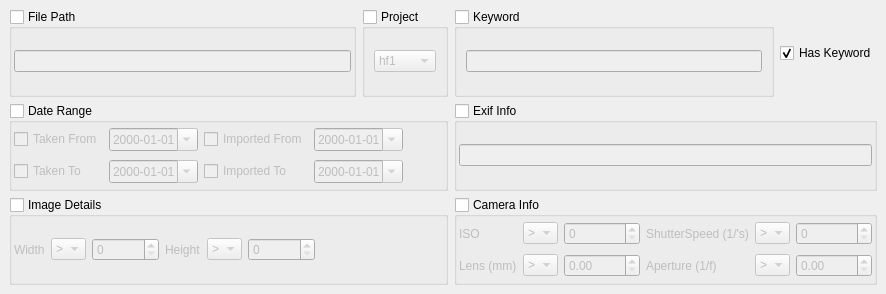
<?xml version="1.0" encoding="UTF-8"?>
<ui version="4.0">
 <class>BachSearchBox</class>
 <widget class="QWidget" name="BachSearchBox">
  <property name="geometry">
   <rect>
    <x>0</x>
    <y>0</y>
    <width>886</width>
    <height>294</height>
   </rect>
  </property>
  <property name="windowTitle">
   <string>Form</string>
  </property>
  <layout class="QGridLayout" name="gridLayout">
   <property name="margin">
    <number>0</number>
   </property>
   <item row="0" column="0">
    <widget class="QFrame" name="frame">
     <property name="frameShape">
      <enum>QFrame::NoFrame</enum>
     </property>
     <property name="frameShadow">
      <enum>QFrame::Raised</enum>
     </property>
     <property name="midLineWidth">
      <number>0</number>
     </property>
     <layout class="QGridLayout" name="gridLayout_8">
      <item row="2" column="0">
       <widget class="QGroupBox" name="DateRangeBox">
        <property name="title">
         <string>Date Range</string>
        </property>
        <property name="flat">
         <bool>false</bool>
        </property>
        <property name="checkable">
         <bool>true</bool>
        </property>
        <property name="checked">
         <bool>false</bool>
        </property>
        <layout class="QGridLayout" name="gridLayout_2">
         <property name="margin">
          <number>2</number>
         </property>
         <item row="0" column="0">
          <widget class="QCheckBox" name="DR_Taken_From_CB">
           <property name="text">
            <string>Taken From</string>
           </property>
          </widget>
         </item>
         <item row="0" column="1">
          <widget class="QDateTimeEdit" name="DR_Taken_From_Value">
           <property name="enabled">
            <bool>false</bool>
           </property>
           <property name="displayFormat">
            <string>yyyy-MM-dd</string>
           </property>
           <property name="calendarPopup">
            <bool>true</bool>
           </property>
          </widget>
         </item>
         <item row="0" column="2">
          <widget class="QCheckBox" name="DR_Imported_From_CB">
           <property name="text">
            <string>Imported From</string>
           </property>
          </widget>
         </item>
         <item row="0" column="3">
          <widget class="QDateTimeEdit" name="DR_Imported_From_Value">
           <property name="enabled">
            <bool>false</bool>
           </property>
           <property name="displayFormat">
            <string>yyyy-MM-dd</string>
           </property>
           <property name="calendarPopup">
            <bool>true</bool>
           </property>
          </widget>
         </item>
         <item row="0" column="4">
          <spacer name="horizontalSpacer_2">
           <property name="orientation">
            <enum>Qt::Horizontal</enum>
           </property>
           <property name="sizeHint" stdset="0">
            <size>
             <width>40</width>
             <height>20</height>
            </size>
           </property>
          </spacer>
         </item>
         <item row="1" column="0">
          <widget class="QCheckBox" name="DR_Taken_To_CB">
           <property name="text">
            <string>Taken To</string>
           </property>
          </widget>
         </item>
         <item row="1" column="1">
          <widget class="QDateTimeEdit" name="DR_Taken_To_Value">
           <property name="enabled">
            <bool>false</bool>
           </property>
           <property name="displayFormat">
            <string>yyyy-MM-dd</string>
           </property>
           <property name="calendarPopup">
            <bool>true</bool>
           </property>
          </widget>
         </item>
         <item row="1" column="2">
          <widget class="QCheckBox" name="DR_Imported_To_CB">
           <property name="text">
            <string>Imported To</string>
           </property>
          </widget>
         </item>
         <item row="1" column="3">
          <widget class="QDateTimeEdit" name="DR_Imported_To_Value">
           <property name="enabled">
            <bool>false</bool>
           </property>
           <property name="displayFormat">
            <string>yyyy-MM-dd</string>
           </property>
           <property name="calendarPopup">
            <bool>true</bool>
           </property>
          </widget>
         </item>
        </layout>
       </widget>
      </item>
      <item row="2" column="1">
       <widget class="QGroupBox" name="ExifBox">
        <property name="title">
         <string>Exif Info</string>
        </property>
        <property name="checkable">
         <bool>true</bool>
        </property>
        <property name="checked">
         <bool>false</bool>
        </property>
        <layout class="QGridLayout" name="gridLayout_4">
         <property name="margin">
          <number>2</number>
         </property>
         <item row="0" column="0">
          <widget class="QLineEdit" name="EI_Value"/>
         </item>
        </layout>
       </widget>
      </item>
      <item row="3" column="0">
       <widget class="QGroupBox" name="ImageDetailsBox">
        <property name="title">
         <string>Image Details</string>
        </property>
        <property name="checkable">
         <bool>true</bool>
        </property>
        <property name="checked">
         <bool>false</bool>
        </property>
        <layout class="QGridLayout" name="gridLayout_6">
         <property name="margin">
          <number>2</number>
         </property>
         <item row="0" column="1">
          <widget class="QComboBox" name="ID_Width_OP">
           <property name="minimumSize">
            <size>
             <width>0</width>
             <height>0</height>
            </size>
           </property>
           <property name="maximumSize">
            <size>
             <width>35</width>
             <height>16777215</height>
            </size>
           </property>
           <item>
            <property name="text">
             <string>&gt;</string>
            </property>
           </item>
           <item>
            <property name="text">
             <string>=</string>
            </property>
           </item>
           <item>
            <property name="text">
             <string>&lt;</string>
            </property>
           </item>
          </widget>
         </item>
         <item row="0" column="4">
          <widget class="QLabel" name="label_3">
           <property name="text">
            <string>Height</string>
           </property>
          </widget>
         </item>
         <item row="0" column="5">
          <widget class="QComboBox" name="ID_Height_OP">
           <property name="minimumSize">
            <size>
             <width>0</width>
             <height>0</height>
            </size>
           </property>
           <property name="maximumSize">
            <size>
             <width>35</width>
             <height>16777215</height>
            </size>
           </property>
           <item>
            <property name="text">
             <string>&gt;</string>
            </property>
           </item>
           <item>
            <property name="text">
             <string>=</string>
            </property>
           </item>
           <item>
            <property name="text">
             <string>&lt;</string>
            </property>
           </item>
          </widget>
         </item>
         <item row="0" column="6">
          <widget class="QSpinBox" name="ID_Height_Value">
           <property name="maximum">
            <number>128000</number>
           </property>
          </widget>
         </item>
         <item row="0" column="3">
          <widget class="QSpinBox" name="ID_Width_Value">
           <property name="maximum">
            <number>128000</number>
           </property>
          </widget>
         </item>
         <item row="0" column="0">
          <widget class="QLabel" name="label_2">
           <property name="text">
            <string>Width</string>
           </property>
          </widget>
         </item>
         <item row="0" column="7">
          <spacer name="horizontalSpacer">
           <property name="orientation">
            <enum>Qt::Horizontal</enum>
           </property>
           <property name="sizeHint" stdset="0">
            <size>
             <width>40</width>
             <height>20</height>
            </size>
           </property>
          </spacer>
         </item>
        </layout>
       </widget>
      </item>
      <item row="3" column="1">
       <widget class="QGroupBox" name="CameraInfoBox">
        <property name="title">
         <string>Camera Info</string>
        </property>
        <property name="flat">
         <bool>false</bool>
        </property>
        <property name="checkable">
         <bool>true</bool>
        </property>
        <property name="checked">
         <bool>false</bool>
        </property>
        <layout class="QGridLayout" name="gridLayout_5">
         <property name="margin">
          <number>2</number>
         </property>
         <item row="0" column="0">
          <widget class="QLabel" name="label_8">
           <property name="text">
            <string>ISO</string>
           </property>
          </widget>
         </item>
         <item row="0" column="1">
          <widget class="QComboBox" name="CI_ISO_OP">
           <property name="minimumSize">
            <size>
             <width>0</width>
             <height>0</height>
            </size>
           </property>
           <property name="maximumSize">
            <size>
             <width>35</width>
             <height>16777215</height>
            </size>
           </property>
           <item>
            <property name="text">
             <string>&gt;</string>
            </property>
           </item>
           <item>
            <property name="text">
             <string>=</string>
            </property>
           </item>
           <item>
            <property name="text">
             <string>&lt;</string>
            </property>
           </item>
          </widget>
         </item>
         <item row="0" column="2">
          <widget class="QDoubleSpinBox" name="CI_ISO_Value">
           <property name="sizePolicy">
            <sizepolicy hsizetype="Expanding" vsizetype="Fixed">
             <horstretch>0</horstretch>
             <verstretch>0</verstretch>
            </sizepolicy>
           </property>
           <property name="decimals">
            <number>0</number>
           </property>
           <property name="maximum">
            <double>25600.000000000000000</double>
           </property>
           <property name="singleStep">
            <double>100.000000000000000</double>
           </property>
          </widget>
         </item>
         <item row="0" column="3">
          <widget class="QLabel" name="label_7">
           <property name="text">
            <string>ShutterSpeed (1/'s)</string>
           </property>
          </widget>
         </item>
         <item row="0" column="4">
          <widget class="QComboBox" name="CI_Shutter_OP">
           <property name="minimumSize">
            <size>
             <width>0</width>
             <height>0</height>
            </size>
           </property>
           <property name="maximumSize">
            <size>
             <width>35</width>
             <height>16777215</height>
            </size>
           </property>
           <item>
            <property name="text">
             <string>&gt;</string>
            </property>
           </item>
           <item>
            <property name="text">
             <string>=</string>
            </property>
           </item>
           <item>
            <property name="text">
             <string>&lt;</string>
            </property>
           </item>
          </widget>
         </item>
         <item row="0" column="5">
          <widget class="QDoubleSpinBox" name="CI_Shutter_Value">
           <property name="sizePolicy">
            <sizepolicy hsizetype="Expanding" vsizetype="Fixed">
             <horstretch>0</horstretch>
             <verstretch>0</verstretch>
            </sizepolicy>
           </property>
           <property name="decimals">
            <number>0</number>
           </property>
           <property name="maximum">
            <double>8000.000000000000000</double>
           </property>
           <property name="singleStep">
            <double>100.000000000000000</double>
           </property>
          </widget>
         </item>
         <item row="1" column="0">
          <widget class="QLabel" name="label_9">
           <property name="text">
            <string>Lens (mm)</string>
           </property>
          </widget>
         </item>
         <item row="1" column="1">
          <widget class="QComboBox" name="CI_Lens_OP">
           <property name="minimumSize">
            <size>
             <width>0</width>
             <height>0</height>
            </size>
           </property>
           <property name="maximumSize">
            <size>
             <width>35</width>
             <height>16777215</height>
            </size>
           </property>
           <item>
            <property name="text">
             <string>&gt;</string>
            </property>
           </item>
           <item>
            <property name="text">
             <string>=</string>
            </property>
           </item>
           <item>
            <property name="text">
             <string>&lt;</string>
            </property>
           </item>
          </widget>
         </item>
         <item row="1" column="2">
          <widget class="QDoubleSpinBox" name="CI_Lens_Value">
           <property name="sizePolicy">
            <sizepolicy hsizetype="Expanding" vsizetype="Fixed">
             <horstretch>0</horstretch>
             <verstretch>0</verstretch>
            </sizepolicy>
           </property>
           <property name="maximum">
            <double>6000.000000000000000</double>
           </property>
          </widget>
         </item>
         <item row="1" column="3">
          <widget class="QLabel" name="label_6">
           <property name="text">
            <string>Aperture (1/f)</string>
           </property>
          </widget>
         </item>
         <item row="1" column="4">
          <widget class="QComboBox" name="CI_Aperture_OP">
           <property name="minimumSize">
            <size>
             <width>0</width>
             <height>0</height>
            </size>
           </property>
           <property name="maximumSize">
            <size>
             <width>35</width>
             <height>16777215</height>
            </size>
           </property>
           <item>
            <property name="text">
             <string>&gt;</string>
            </property>
           </item>
           <item>
            <property name="text">
             <string>=</string>
            </property>
           </item>
           <item>
            <property name="text">
             <string>&lt;</string>
            </property>
           </item>
          </widget>
         </item>
         <item row="1" column="5">
          <widget class="QDoubleSpinBox" name="CI_Aperture_Value">
           <property name="sizePolicy">
            <sizepolicy hsizetype="Expanding" vsizetype="Fixed">
             <horstretch>0</horstretch>
             <verstretch>0</verstretch>
            </sizepolicy>
           </property>
           <property name="minimum">
            <double>0.000000000000000</double>
           </property>
           <property name="maximum">
            <double>160.000000000000000</double>
           </property>
          </widget>
         </item>
        </layout>
       </widget>
      </item>
      <item row="1" column="0">
       <widget class="QWidget" name="widget" native="true">
        <layout class="QHBoxLayout" name="horizontalLayout">
         <property name="margin">
          <number>0</number>
         </property>
         <item>
          <widget class="QGroupBox" name="FilePathBox">
           <property name="title">
            <string>File Path</string>
           </property>
           <property name="checkable">
            <bool>true</bool>
           </property>
           <property name="checked">
            <bool>false</bool>
           </property>
           <layout class="QGridLayout" name="gridLayout_3">
            <property name="margin">
             <number>2</number>
            </property>
            <item row="0" column="0">
             <widget class="QLineEdit" name="FP_Value"/>
            </item>
           </layout>
          </widget>
         </item>
         <item>
          <widget class="QGroupBox" name="ProjectBox">
           <property name="sizePolicy">
            <sizepolicy hsizetype="Minimum" vsizetype="Preferred">
             <horstretch>0</horstretch>
             <verstretch>0</verstretch>
            </sizepolicy>
           </property>
           <property name="title">
            <string>Project</string>
           </property>
           <property name="checkable">
            <bool>true</bool>
           </property>
           <property name="checked">
            <bool>false</bool>
           </property>
           <layout class="QVBoxLayout" name="verticalLayout">
            <item>
             <widget class="QComboBox" name="Proj_Value">
              <property name="sizePolicy">
               <sizepolicy hsizetype="Minimum" vsizetype="Fixed">
                <horstretch>0</horstretch>
                <verstretch>0</verstretch>
               </sizepolicy>
              </property>
              <item>
               <property name="text">
                <string>hf1</string>
               </property>
              </item>
              <item>
               <property name="text">
                <string>hf2</string>
               </property>
              </item>
              <item>
               <property name="text">
                <string>fury</string>
               </property>
              </item>
             </widget>
            </item>
           </layout>
          </widget>
         </item>
        </layout>
       </widget>
      </item>
      <item row="1" column="1">
       <widget class="QWidget" name="widget_2" native="true">
        <layout class="QHBoxLayout" name="horizontalLayout_3">
         <property name="margin">
          <number>0</number>
         </property>
         <item>
          <widget class="QGroupBox" name="KeywordBox">
           <property name="title">
            <string>Keyword</string>
           </property>
           <property name="checkable">
            <bool>true</bool>
           </property>
           <property name="checked">
            <bool>false</bool>
           </property>
           <layout class="QHBoxLayout" name="horizontalLayout_2">
            <item>
             <widget class="QLineEdit" name="KW_Value"/>
            </item>
           </layout>
          </widget>
         </item>
         <item>
          <widget class="QCheckBox" name="KW_Has_Value">
           <property name="text">
            <string>Has Keyword</string>
           </property>
           <property name="checked">
            <bool>true</bool>
           </property>
           <property name="tristate">
            <bool>false</bool>
           </property>
          </widget>
         </item>
        </layout>
       </widget>
      </item>
     </layout>
    </widget>
   </item>
  </layout>
 </widget>
 <resources/>
 <connections>
  <connection>
   <sender>DR_Taken_From_CB</sender>
   <signal>clicked(bool)</signal>
   <receiver>DR_Taken_From_Value</receiver>
   <slot>setEnabled(bool)</slot>
   <hints>
    <hint type="sourcelabel">
     <x>79</x>
     <y>147</y>
    </hint>
    <hint type="destinationlabel">
     <x>135</x>
     <y>137</y>
    </hint>
   </hints>
  </connection>
  <connection>
   <sender>DR_Taken_To_CB</sender>
   <signal>clicked(bool)</signal>
   <receiver>DR_Taken_To_Value</receiver>
   <slot>setEnabled(bool)</slot>
   <hints>
    <hint type="sourcelabel">
     <x>66</x>
     <y>174</y>
    </hint>
    <hint type="destinationlabel">
     <x>174</x>
     <y>173</y>
    </hint>
   </hints>
  </connection>
  <connection>
   <sender>DR_Imported_From_CB</sender>
   <signal>clicked(bool)</signal>
   <receiver>DR_Imported_From_Value</receiver>
   <slot>setEnabled(bool)</slot>
   <hints>
    <hint type="sourcelabel">
     <x>272</x>
     <y>143</y>
    </hint>
    <hint type="destinationlabel">
     <x>406</x>
     <y>137</y>
    </hint>
   </hints>
  </connection>
  <connection>
   <sender>DR_Imported_To_CB</sender>
   <signal>clicked(bool)</signal>
   <receiver>DR_Imported_To_Value</receiver>
   <slot>setEnabled(bool)</slot>
   <hints>
    <hint type="sourcelabel">
     <x>294</x>
     <y>169</y>
    </hint>
    <hint type="destinationlabel">
     <x>398</x>
     <y>166</y>
    </hint>
   </hints>
  </connection>
 </connections>
</ui>
